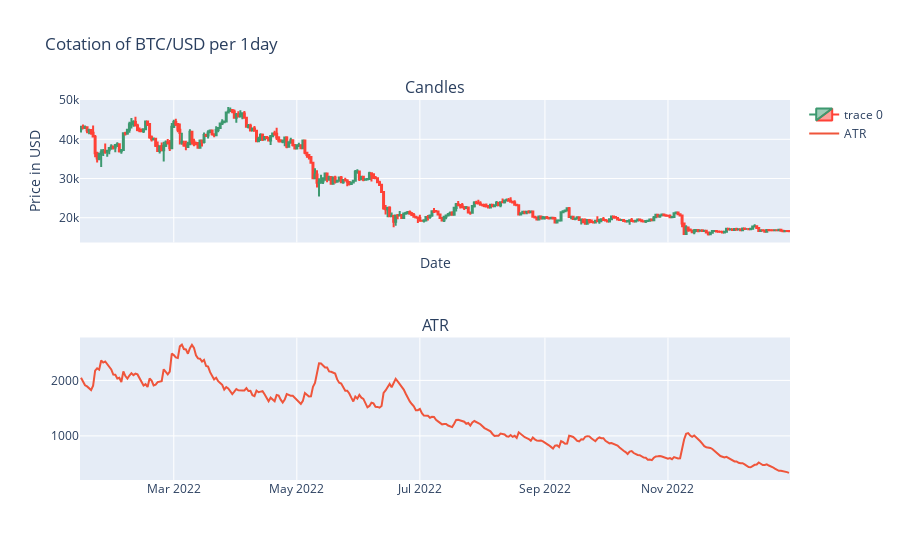

Notebook source saved alongside this figure:
### Markdown cell above
#### ATR Indicator :

### Code cell
indicator = 'ATR'
visualize_with_indicator(final_data, symbol, interval, indicator)

### Figure 1 — Plotly figure (JSON) as saved in the notebook; plotly's stock layout.template omitted (floating-point values rounded to 4 significant figures; data arrays with more than 128 entries replaced by an {"elided": "..."} marker saying what was removed)
{"data": [{"close": {"elided": "352 float values"}, "high": {"elided": "352 float values"}, "low": {"elided": "352 float values"}, "open": {"elided": "352 float values"}, "type": "candlestick", "x": {"elided": "352 str values"}, "xaxis": "x", "yaxis": "y"}, {"mode": "lines", "name": "ATR", "type": "scatter", "x": {"elided": "352 str values"}, "xaxis": "x2", "y": {"elided": "352 float values"}, "yaxis": "y2"}], "layout": {"annotations": [{"font": {"size": 16}, "showarrow": false, "text": "Candles", "x": 0.5, "xanchor": "center", "xref": "paper", "y": 1, "yanchor": "bottom", "yref": "paper"}, {"font": {"size": 16}, "showarrow": false, "text": "ATR", "x": 0.5, "xanchor": "center", "xref": "paper", "y": 0.375, "yanchor": "bottom", "yref": "paper"}], "autosize": true, "title": {"text": "Cotation of BTC/USD per 1day"}, "xaxis": {"anchor": "y", "autorange": true, "domain": [0, 1], "matches": "x2", "range": ["2022-01-13 12:00", "2022-12-31 12:00"], "rangeslider": {"visible": false, "yaxis": {}}, "showticklabels": false, "title": {"text": "Date"}, "type": "date"}, "xaxis2": {"anchor": "y2", "autorange": true, "domain": [0, 1], "range": ["2022-01-13 12:00", "2022-12-31 12:00"], "type": "date"}, "yaxis": {"anchor": "x", "autorange": true, "domain": [0.625, 1], "range": [13680.0, 50030.0], "title": {"text": "Price in USD"}}, "yaxis2": {"anchor": "x2", "autorange": true, "domain": [0, 0.375], "range": [205.0, 2773.0], "type": "linear"}}}
